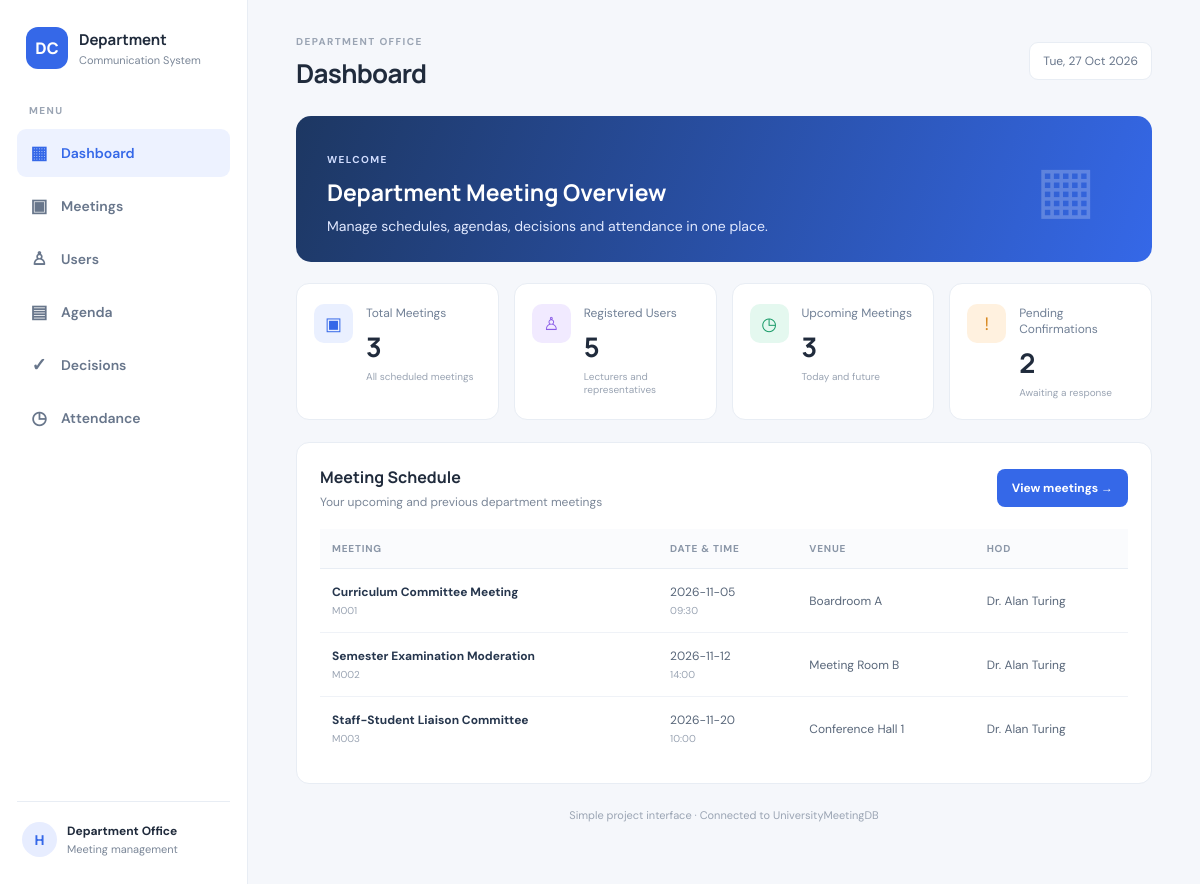
The page / on the database its author committed.
### tables this page shows
CREATE TABLE IF NOT EXISTS Meeting (
    MeetingId VARCHAR(10) PRIMARY KEY,
    MeetingName VARCHAR(150) NOT NULL,
    MeetingDate DATE NOT NULL,
    MeetingTime TIME NOT NULL,
    MeetingVenue VARCHAR(100) NOT NULL,
    Recording VARCHAR(255),
    HOD_user_id VARCHAR(10) NOT NULL,

    CONSTRAINT fk_Meeting_HOD
        FOREIGN KEY (HOD_user_id)
        REFERENCES HOD (UserId)
        ON UPDATE CASCADE
        ON DELETE RESTRICT
);

CREATE TABLE IF NOT EXISTS `User` (
    UserId VARCHAR(10) PRIMARY KEY,
    Role VARCHAR(50) NOT NULL,
    Name VARCHAR(100) NOT NULL,
    ContactNumber VARCHAR(15) NOT NULL,
    Email VARCHAR(100) DEFAULT NULL
);

### config.php (called while the page is built, shortened)
<?php
$db   = 'UniversityMeetingDB';

### index.php (the view, shortened to what this page needs)
<?php
require_once __DIR__ . '/config.php';
function e($value) { return htmlspecialchars((string)$value, ENT_QUOTES, 'UTF-8'); }
$page = $_GET['page'] ?? 'dashboard';
function rows($pdo, $sql, $params = []) {
    $stmt = $pdo->prepare($sql);
    $stmt->execute($params);
    return $stmt->fetchAll();
}
function scalar($pdo, $sql) { return (int)$pdo->query($sql)->fetchColumn(); }
$totalMeetings = scalar($pdo, "SELECT COUNT(*) FROM Meeting");
$totalUsers = scalar($pdo, "SELECT COUNT(*) FROM `User`");
$pending = scalar($pdo, "SELECT COUNT(*) FROM Confirm WHERE Status = 'Pending'");
$upcoming = scalar($pdo, "SELECT COUNT(*) FROM Meeting WHERE MeetingDate >= CURDATE()");
$meetings = rows($pdo, "SELECT m.*, u.Name AS HODName FROM Meeting m LEFT JOIN HOD h ON h.UserId=m.HOD_user_id LEFT JOIN `User` u ON u.UserId=h.UserId ORDER BY m.MeetingDate, m.MeetingTime");
function active($current, $target) { return $current === $target ? 'active' : ''; }
?>
<!doctype html>
<html lang="en">
<head>
    <link rel="stylesheet" href="style.css">
</head>
<body>
<div class="layout">
    <aside class="sidebar">
        <div class="brand"><div class="brand-mark">DC</div><div><strong>Department</strong><span>Communication System</span></div></div>
        <div class="nav-label">MENU</div>
        <nav>
            <a class="<?=active($page,'dashboard')?>" href="index.php"><span>▦</span> Dashboard</a>
            <a class="<?=active($page,'meetings')?>" href="index.php?page=meetings"><span>▣</span> Meetings</a>
            <a class="<?=active($page,'users')?>" href="index.php?page=users"><span>♙</span> Users</a>
            <a class="<?=active($page,'agenda')?>" href="index.php?page=agenda"><span>▤</span> Agenda</a>
            <a class="<?=active($page,'decisions')?>" href="index.php?page=decisions"><span>✓</span> Decisions</a>
            <a class="<?=active($page,'attendance')?>" href="index.php?page=attendance"><span>◷</span> Attendance</a>
        </nav>
        <div class="sidebar-bottom"><div class="mini-avatar">H</div><div><strong>Department Office</strong><small>Meeting management</small></div></div>
    </aside>
    <main class="main">
        <header class="topbar"><div><span class="eyebrow">DEPARTMENT OFFICE</span><h1><?=e([
            'dashboard'=>'Dashboard','meetings'=>'Meetings','users'=>'Users','agenda'=>'Meeting Agenda',
            'decisions'=>'Meeting Decisions','attendance'=>'Attendance & Participation'
        ][$page] ?? 'Dashboard')?></h1></div><div class="top-date"><?=date('D, d M Y')?></div></header>
        <?php if ($page === 'dashboard'): ?>
            <section class="welcome"><div><p class="eyebrow light">WELCOME</p><h2>Department Meeting Overview</h2><p>Manage schedules, agendas, decisions and attendance in one place.</p></div><div class="welcome-icon">▦</div></section>
            <section class="stats">
                <article class="stat-card"><div class="stat-icon blue">▣</div><div><p>Total Meetings</p><strong><?=$totalMeetings?></strong><small>All scheduled meetings</small></div></article>
                <article class="stat-card"><div class="stat-icon purple">♙</div><div><p>Registered Users</p><strong><?=$totalUsers?></strong><small>Lecturers and representatives</small></div></article>
                <article class="stat-card"><div class="stat-icon green">◷</div><div><p>Upcoming Meetings</p><strong><?=$upcoming?></strong><small>Today and future</small></div></article>
                <article class="stat-card"><div class="stat-icon orange">!</div><div><p>Pending Confirmations</p><strong><?=$pending?></strong><small>Awaiting a response</small></div></article>
            </section>
            <section class="panel"><div class="panel-head"><div><h3>Meeting Schedule</h3><p>Your upcoming and previous department meetings</p></div><a class="button" href="index.php?page=meetings">View meetings →</a></div>
                <?php if (!$meetings): ?><div class="empty">No meetings found. Add your first meeting from the Meetings page.</div><?php else: ?>
                <div class="table-wrap"><table><thead><tr><th>MEETING</th><th>DATE & TIME</th><th>VENUE</th><th>HOD</th></tr></thead><tbody>
                <?php foreach (array_slice($meetings,0,6) as $m): ?><tr><td><strong><?=e($m['MeetingName'])?></strong><small class="subcell"><?=e($m['MeetingId'])?></small></td><td><?=e($m['MeetingDate'])?><small class="subcell"><?=e(substr($m['MeetingTime'],0,5))?></small></td><td><?=e($m['MeetingVenue'])?></td><td><?=e($m['HODName'] ?? $m['HOD_user_id'])?></td></tr><?php endforeach; ?>
                </tbody></table></div><?php endif; ?>
            </section>
            <p class="footnote">Simple project interface · Connected to <?=e($db)?></p>
        <?php else: ?>
            <section class="panel"><h3>Page not found</h3><p>Please choose a page from the sidebar.</p></section>
        <?php endif; ?>
    </main>
</div>
</body>
</html>

### rows shown on the page
meeting: MeetingName "Curriculum Committee Meeting", MeetingId "M001", MeetingDate "2026-11-05", MeetingTime "09:30", MeetingVenue "Boardroom A", user.Name "Dr. Alan Turing"
meeting: MeetingName "Semester Examination Moderation", MeetingId "M002", MeetingDate "2026-11-12", MeetingTime "14:00", MeetingVenue "Meeting Room B", user.Name "Dr. Alan Turing"
meeting: MeetingName "Staff-Student Liaison Committee", MeetingId "M003", MeetingDate "2026-11-20", MeetingTime "10:00", MeetingVenue "Conference Hall 1", user.Name "Dr. Alan Turing"

### other values the page prints
$totalMeetings "3"
$totalUsers "5"
$upcoming "3"
$pending "2"
$db "UniversityMeetingDB"
